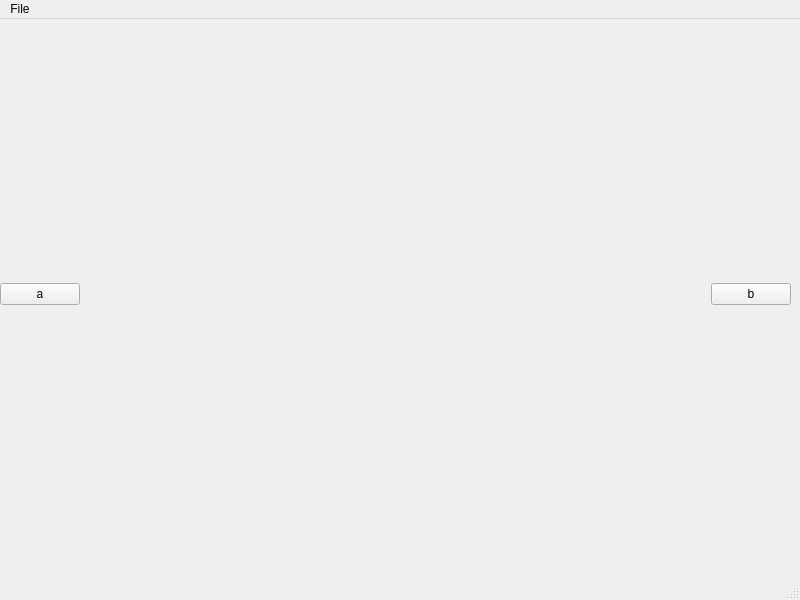
<?xml version="1.0" encoding="UTF-8"?>
<ui version="4.0">
 <class>MainWindow</class>
 <widget class="QMainWindow" name="MainWindow">
  <property name="geometry">
   <rect>
    <x>0</x>
    <y>0</y>
    <width>800</width>
    <height>600</height>
   </rect>
  </property>
  <property name="windowTitle">
   <string>MainWindow</string>
  </property>
  <widget class="QWidget" name="centralwidget">
   <widget class="QWidget" name="gridLayoutWidget">
    <property name="geometry">
     <rect>
      <x>0</x>
      <y>0</y>
      <width>791</width>
      <height>551</height>
     </rect>
    </property>
    <layout class="QGridLayout" name="gridLayout" columnstretch="0,1,0">
     <item row="0" column="1">
      <layout class="QVBoxLayout" name="verticalLayout_2">
       <item>
        <widget class="QLabel" name="image">
         <property name="text">
          <string/>
         </property>
        </widget>
       </item>
      </layout>
     </item>
     <item row="0" column="0">
      <layout class="QVBoxLayout" name="verticalLayout">
       <item>
        <widget class="QPushButton" name="left_arrow">
         <property name="enabled">
          <bool>true</bool>
         </property>
         <property name="sizePolicy">
          <sizepolicy hsizetype="Maximum" vsizetype="Maximum">
           <horstretch>0</horstretch>
           <verstretch>0</verstretch>
          </sizepolicy>
         </property>
         <property name="text">
          <string>a</string>
         </property>
        </widget>
       </item>
      </layout>
     </item>
     <item row="0" column="2">
      <layout class="QVBoxLayout" name="verticalLayout_3">
       <item>
        <widget class="QPushButton" name="right_arrow">
         <property name="text">
          <string>b</string>
         </property>
        </widget>
       </item>
      </layout>
     </item>
    </layout>
   </widget>
  </widget>
  <widget class="QMenuBar" name="menubar">
   <property name="geometry">
    <rect>
     <x>0</x>
     <y>0</y>
     <width>800</width>
     <height>22</height>
    </rect>
   </property>
   <widget class="QMenu" name="menuFile">
    <property name="title">
     <string>File</string>
    </property>
    <addaction name="actionOpen"/>
   </widget>
   <addaction name="menuFile"/>
  </widget>
  <widget class="QStatusBar" name="statusbar"/>
  <action name="actionOpen">
   <property name="text">
    <string>Open</string>
   </property>
  </action>
 </widget>
 <resources/>
 <connections/>
</ui>
